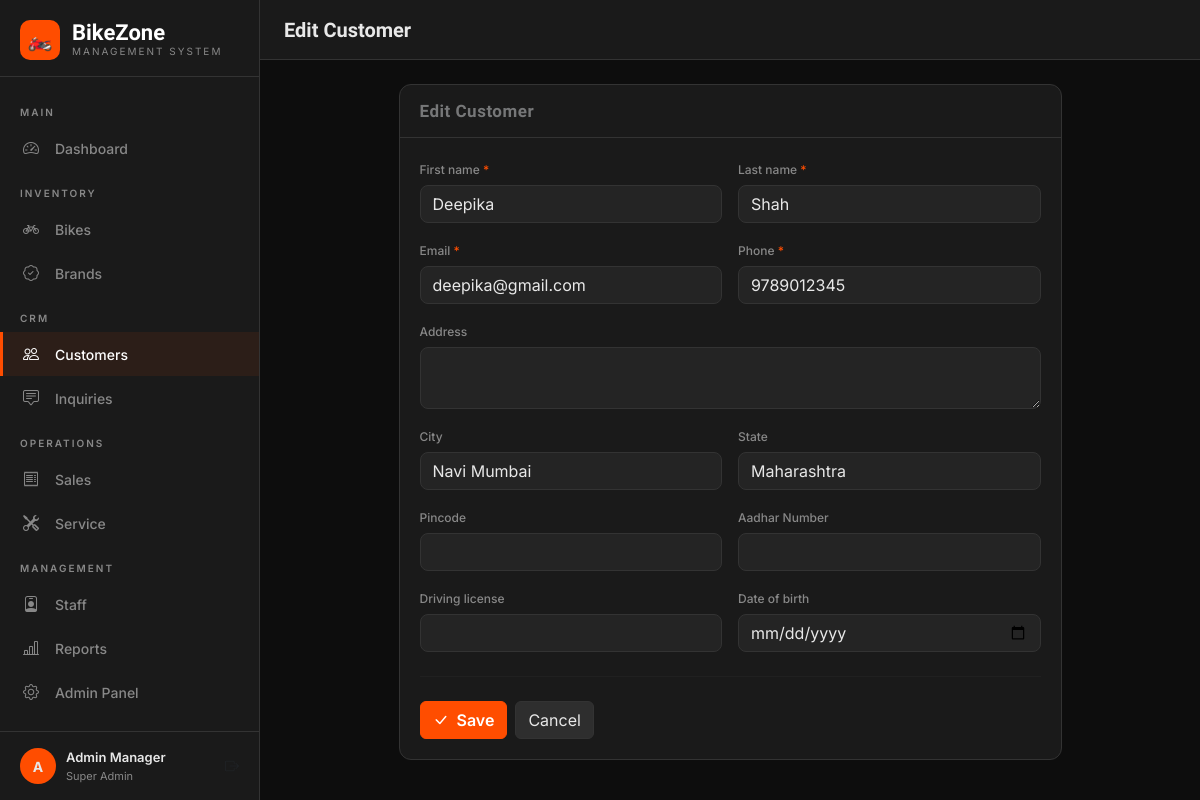
Screenshot of /customers/8/edit/ (signed in) with the database file from the repository.
### showroom/models.py (models this page shows, shortened)
class Customer(models.Model):
    first_name = models.CharField(max_length=100)
    last_name = models.CharField(max_length=100)
    email = models.EmailField(unique=True)
    phone = models.CharField(max_length=20)
    address = models.TextField(blank=True)
    city = models.CharField(max_length=100, blank=True)
    state = models.CharField(max_length=100, blank=True)
    pincode = models.CharField(max_length=10, blank=True)
    aadhar_number = models.CharField(max_length=20, blank=True, verbose_name='Aadhar Number')
    driving_license = models.CharField(max_length=30, blank=True)
    date_of_birth = models.DateField(blank=True, null=True)
    created_at = models.DateTimeField(auto_now_add=True)
    class Meta:
        ordering = ['-created_at']

### showroom/views.py (the view)
# urls.py: path('customers/<int:pk>/edit/', views.customer_edit, name='customer_edit'),
@login_required
def customer_edit(request, pk):
    customer = get_object_or_404(Customer, pk=pk)
    form = CustomerForm(request.POST or None, instance=customer)
    if request.method == 'POST' and form.is_valid():
        form.save()
        messages.success(request, 'Customer updated!')
        return redirect('customer_detail', pk=customer.pk)
    return render(request, 'showroom/customers/form.html', {'form': form, 'title': 'Edit Customer'})

### showroom/forms.py
class CustomerForm(forms.ModelForm):
    class Meta:
        model = Customer
        fields = ['first_name', 'last_name', 'email', 'phone', 'address',
                  'city', 'state', 'pincode', 'aadhar_number', 'driving_license', 'date_of_birth']
        widgets = {
            'first_name': forms.TextInput(attrs={'class': 'form-control'}),
            'last_name': forms.TextInput(attrs={'class': 'form-control'}),
            'email': forms.EmailInput(attrs={'class': 'form-control'}),
            'phone': forms.TextInput(attrs={'class': 'form-control'}),
            'address': forms.Textarea(attrs={'class': 'form-control', 'rows': 2}),
            'city': forms.TextInput(attrs={'class': 'form-control'}),
            'state': forms.TextInput(attrs={'class': 'form-control'}),
            'pincode': forms.TextInput(attrs={'class': 'form-control'}),
            'aadhar_number': forms.TextInput(attrs={'class': 'form-control'}),
            'driving_license': forms.TextInput(attrs={'class': 'form-control'}),
            'date_of_birth': forms.DateInput(attrs={'class': 'form-control', 'type': 'date'}),
        }

### showroom/templates/showroom/customers/form.html (shortened to what this page needs)
{% extends 'showroom/base.html' %}
{% block page_title %}{{ title }}{% endblock %}
{% block content %}
<div class="row justify-content-center"><div class="col-lg-9">
<div class="card"><div class="card-header"><h5 class="card-title">{{ title }}</h5></div>
<div class="card-body"><form method="post" enctype="multipart/form-data">{% csrf_token %}
<div class="row g-3">
{% for field in form %}<div class="col-md-{% if field.field.widget.attrs.rows %}12{% else %}6{% endif %}">
<label class="form-label">{{ field.label }}{% if field.field.required %} <span style="color:var(--primary)">*</span>{% endif %}</label>
{{ field }}
</div>{% endfor %}
</div>
<hr style="border-color:var(--border);margin:24px 0">
<div class="d-flex gap-2">
<button type="submit" class="btn btn-primary"><i class="bi bi-check-lg me-1"></i> Save</button>
<a href="javascript:history.back()" class="btn btn-dark">Cancel</a>
</div></form></div></div></div></div>
{% endblock %}

### showroom/templates/showroom/base.html (shortened to what this page needs)
<!DOCTYPE html>
<html lang="en">
<head>
    <link href="https://cdn.jsdelivr.net/npm/bootstrap@5.3.0/dist/css/bootstrap.min.css" rel="stylesheet">
    <link href="https://cdn.jsdelivr.net/npm/bootstrap-icons@1.11.0/font/bootstrap-icons.css" rel="stylesheet">
</head>
<body>
{% if user.is_authenticated %}
<div class="sidebar">
    <div class="sidebar-brand">
        <div class="brand-icon">🏍️</div>
        <div>
            <div class="brand-name">BikeZone</div>
            <div class="brand-sub">Management System</div>
        </div>
    </div>
    <nav class="sidebar-nav">
        <div class="nav-section">Main</div>
        <a href="{% url 'dashboard' %}" class="nav-link {% if request.resolver_match.url_name == 'dashboard' %}active{% endif %}">
            <i class="bi bi-speedometer2"></i> Dashboard
        </a>
        <div class="nav-section">Inventory</div>
        <a href="{% url 'bike_list' %}" class="nav-link {% if 'bike' in request.resolver_match.url_name %}active{% endif %}">
            <i class="bi bi-bicycle"></i> Bikes
        </a>
        <a href="{% url 'brand_list' %}" class="nav-link {% if 'brand' in request.resolver_match.url_name %}active{% endif %}">
            <i class="bi bi-patch-check"></i> Brands
        </a>
        <div class="nav-section">CRM</div>
        <a href="{% url 'customer_list' %}" class="nav-link {% if 'customer' in request.resolver_match.url_name %}active{% endif %}">
            <i class="bi bi-people"></i> Customers
        </a>
        <a href="{% url 'inquiry_list' %}" class="nav-link {% if 'inquiry' in request.resolver_match.url_name %}active{% endif %}">
            <i class="bi bi-chat-square-text"></i> Inquiries
        </a>
        <div class="nav-section">Operations</div>
        <a href="{% url 'sale_list' %}" class="nav-link {% if 'sale' in request.resolver_match.url_name %}active{% endif %}">
            <i class="bi bi-receipt"></i> Sales
        </a>
        <a href="{% url 'service_list' %}" class="nav-link {% if 'service' in request.resolver_match.url_name %}active{% endif %}">
            <i class="bi bi-tools"></i> Service
        </a>
        <div class="nav-section">Management</div>
        <a href="{% url 'staff_list' %}" class="nav-link {% if 'staff' in request.resolver_match.url_name %}active{% endif %}">
            <i class="bi bi-person-badge"></i> Staff
        </a>
        <a href="{% url 'reports' %}" class="nav-link {% if request.resolver_match.url_name == 'reports' %}active{% endif %}">
            <i class="bi bi-bar-chart-line"></i> Reports
        </a>
        <a href="/admin/" class="nav-link" target="_blank">
            <i class="bi bi-gear"></i> Admin Panel
        </a>
    </nav>
    <div class="sidebar-footer">
        <div class="user-card">
            <div class="user-avatar">{{ user.first_name|first|upper|default:user.username|first|upper }}</div>
            <div>
                <div class="user-name">{{ user.get_full_name|default:user.username }}</div>
                <div class="user-role">
                    {% if user.is_superuser %}Super Admin{% else %}Staff{% endif %}
                </div>
            </div>
            <a href="{% url 'logout' %}" class="ms-auto text-muted" title="Logout">
                <i class="bi bi-box-arrow-right"></i>
            </a>
        </div>
    </div>
</div>
<div class="main-wrapper">
    <div class="topbar">
        <div>
            <div class="topbar-title">{% block page_title %}Dashboard{% endblock %}</div>
        </div>
    </div>
    <div class="main-content">
        {% block content %}{% endblock %}
    </div>
</div>
{% else %}
{% block auth_content %}{% endblock %}
{% endif %}
</body>
</html>

### showroom/templates/showroom/base.html (style rules this page uses)
:root { --primary: #ff4d00; --primary-dark: #cc3d00; --primary-light: #ff6a2a; --dark: #0d0d0d; --dark-2: #1a1a1a; --dark-3: #242424; --dark-4: #2e2e2e; --text: #e8e8e8; --text-muted: #888; --border: #333; --success: #00c875; --warning: #ffc400; --danger: #ff4d4d; --info: #00aaff; --sidebar-w: 260px; }
* { margin: 0; padding: 0; box-sizing: border-box; }
body { background: var(--dark); color: var(--text); font-family: 'Inter', sans-serif; font-size: 14px; min-height: 100vh; }
h1, h2, h3, h4, h5, .display-font { font-family: 'Rajdhani', sans-serif; letter-spacing: 0.5px; color: #e8e8e8; }
.sidebar { width: var(--sidebar-w); background: var(--dark-2); border-right: 1px solid var(--border); position: fixed; top: 0; left: 0; bottom: 0; display: flex; flex-direction: column; z-index: 1000; overflow-y: auto; }
.sidebar-brand { padding: 20px 20px 16px; border-bottom: 1px solid var(--border); display: flex; align-items: center; gap: 12px; }
.brand-icon { width: 40px; height: 40px; background: var(--primary); border-radius: 10px; display: flex; align-items: center; justify-content: center; font-size: 20px; }
.brand-name { font-family: 'Rajdhani', sans-serif; font-size: 22px; font-weight: 700; color: white; line-height: 1; }
.brand-sub { font-size: 10px; color: var(--text-muted); letter-spacing: 2px; text-transform: uppercase; }
.sidebar-nav { flex: 1; padding: 12px 0; }
.nav-section { padding: 16px 20px 6px; font-size: 10px; color: var(--text-muted); text-transform: uppercase; letter-spacing: 2px; font-weight: 600; }
.nav-link { display: flex; align-items: center; gap: 12px; padding: 10px 20px; color: var(--text-muted); text-decoration: none; transition: all 0.2s; border-left: 3px solid transparent; font-size: 14px; font-weight: 500; }
.nav-link:hover, .nav-link.active { color: white; background: rgba(255,77,0,0.08); border-left-color: var(--primary); }
.nav-link i { width: 20px; font-size: 16px; flex-shrink: 0; }
.sidebar-footer { padding: 16px 20px; border-top: 1px solid var(--border); }
.user-card { display: flex; align-items: center; gap: 10px; }
.user-avatar { width: 36px; height: 36px; background: var(--primary); border-radius: 50%; display: flex; align-items: center; justify-content: center; font-weight: 700; font-size: 14px; flex-shrink: 0; }
.user-name { font-size: 13px; font-weight: 600; }
.user-role { font-size: 11px; color: var(--text-muted); }
.main-wrapper { margin-left: var(--sidebar-w); min-height: 100vh; display: flex; flex-direction: column; }
.topbar { background: var(--dark-2); border-bottom: 1px solid var(--border); padding: 0 24px; height: 60px; display: flex; align-items: center; justify-content: space-between; position: sticky; top: 0; z-index: 100; }
.topbar-title { font-family: 'Rajdhani', sans-serif; font-size: 20px; font-weight: 600; }
.main-content { flex: 1; padding: 24px; }
.card { background: var(--dark-2); border: 1px solid var(--border); border-radius: 12px; }
.card-header { background: transparent; border-bottom: 1px solid var(--border); padding: 16px 20px; display: flex; align-items: center; justify-content: space-between; }
.card-title { font-family: 'Rajdhani', sans-serif; font-size: 17px; font-weight: 600; margin: 0; color: #767778; }
.card-body { padding: 20px; color: var(--text); }
.form-control, .form-select { background: var(--dark-3); border-color: var(--border); color: var(--text); border-radius: 8px; }
.form-control::placeholder { color: var(--text-muted); }
.form-label { color: var(--text-muted); font-size: 12px; font-weight: 500; margin-bottom: 6px; }
.btn-primary { background: var(--primary); border-color: var(--primary); color: white; font-weight: 600; }
.btn-dark { background: var(--dark-4); border-color: var(--border); color: var(--text); }

### rows the page displays
Customer: form "Deepika" "Shah" "deepika@gmail.com" "9789012345" "Navi Mumbai" "Maharashtra"

### other values shown
{{ user.first_name|first|upper|default:user.username|first|upper }} "A"
{{ user.get_full_name|default:user.username }} "Admin Manager"
{{ title }} "Edit Customer"
{{ field.label }} "First name" "Last name" "Email" "Phone" "Address" "City" "State" "Pincode" "Aadhar Number" "Driving license" "Date of birth"
